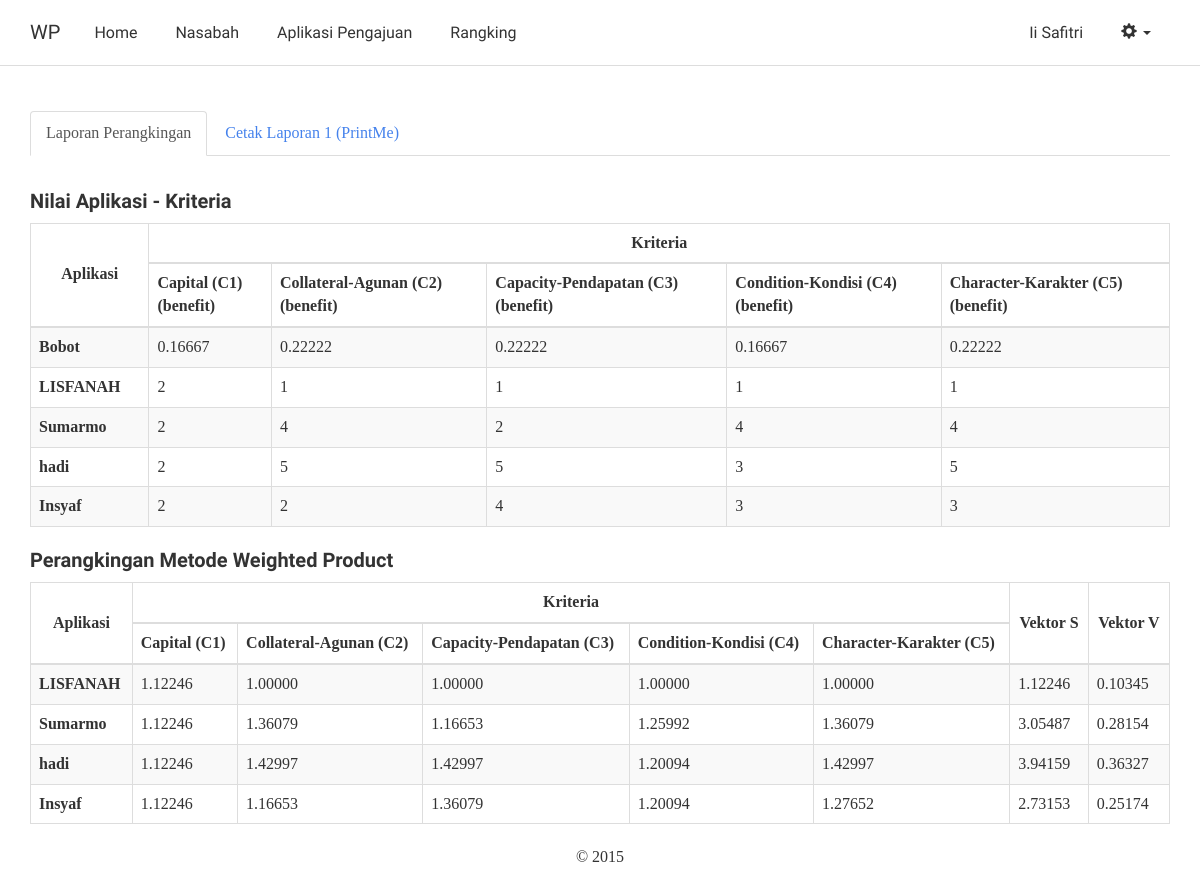
Screenshot of /laporan.php (signed in) with the database file from the repository.
### tables this page shows
CREATE TABLE `wp_bobot` (
  `id_kriteria` int(11) NOT NULL,
  `nilai_bobot` double NOT NULL,
  `hasil_bobot` double NOT NULL
);

CREATE TABLE `wp_kriteria` (
  `id_kriteria` int(11) NOT NULL,
  `nama_kriteria` varchar(255) NOT NULL,
  `tipe_kriteria` varchar(10) NOT NULL
);

CREATE TABLE `wp_alternatif` (
  `id_alternatif` int(11) NOT NULL,
  `nama_alternatif` varchar(255) NOT NULL,
  `vektor_s` double NOT NULL,
  `vektor_v` double NOT NULL,
  `id_nasabah` int(11) NOT NULL,
  `id_pengajuan` int(11) NOT NULL,
  `tgl` date NOT NULL
);

CREATE TABLE `wp_rangking` (
  `id_alternatif` int(11) NOT NULL,
  `id_kriteria` int(11) NOT NULL,
  `nilai_rangking` double NOT NULL,
  `nilai_normalisasi` double NOT NULL
);

### includes/bobot.inc.php (called while the page is built, shortened)
<?php
class Bobot{
	private $conn;
	private $table_name = "wp_bobot";
	public function __construct($db){
		$this->conn = $db;
	}
	function readAll(){
		$query = "SELECT * FROM ".$this->table_name." a, wp_kriteria b where a.id_kriteria=b.id_kriteria ORDER BY a.id_kriteria ASC";
		$stmt = $this->conn->prepare( $query );
		$stmt->execute();
		return $stmt;
	}
}
?>

### includes/alternatif.inc.php (called while the page is built, shortened)
<?php
class Alternatif{
	private $conn;
	private $table_name = "wp_alternatif";
	public function __construct($db){
		$this->conn = $db;
	}
	function readAll(){
		$query = "SELECT a.*, n.nama, p.nama AS nama_pengajuan FROM ".$this->table_name." AS a INNER JOIN wp_nasabah AS n ON a.id_nasabah=n.id_nasabah INNER JOIN wp_pengajuan AS p ON a.id_pengajuan=p.id_pengajuan ORDER BY a.id_alternatif ASC";
		$stmt = $this->conn->prepare( $query );
		$stmt->execute();
		return $stmt;
	}
}
?>

### includes/rangking.inc.php (called while the page is built, shortened)
<?php
class Rangking{
	private $conn;
	private $table_name = "wp_rangking";
	public function __construct($db){
		$this->conn = $db;
	}
	function readR($a){
		$query = "SELECT * FROM wp_alternatif a, wp_kriteria b, wp_rangking c, wp_bobot d where b.id_kriteria=d.id_kriteria and a.id_alternatif=c.id_alternatif and b.id_kriteria=c.id_kriteria and c.id_alternatif='$a'";
		$stmt = $this->conn->prepare( $query );
		$stmt->execute();
		return $stmt;
	}
	function readMax(){
		$query = "SELECT sum(vektor_s) as mnr1 FROM wp_alternatif";
		$stmt = $this->conn->prepare( $query );
		$stmt->execute();
		return $stmt;
	}
	function readHasil1($a){
		$query = "SELECT EXP(SUM(LOG(coalesce(nilai_normalisasi,1)))) as bbn FROM " . $this->table_name . " WHERE id_alternatif='$a' limit 0,1";
		$stmt = $this->conn->prepare( $query );
		$stmt->execute();
		return $stmt;
	}
}
?>

### laporan.php (the view, shortened to what this page needs)
<?php
$config = new Config();
$db = $config->getConnection();
?>
<!DOCTYPE html>
<html lang="en">
  <head>
    <link href="css/bootstrap.min.css" rel="stylesheet">
    <link href="css/dataTables.bootstrap.min.css" rel="stylesheet">
  </head>
  <body>
	<nav class="navbar navbar-inverse navbar-static-top">
	  <div class="container">
		<div class="navbar-header">
		  <a class="navbar-brand" href="index.php">WP</a>
		</div>
		<div class="collapse navbar-collapse" id="bs-example-navbar-collapse-1">
		  <ul class="nav navbar-nav">
			<li><a href="index.php">Home</a></li>
			<li><a href="nasabah.php">Nasabah</a></li>
			<li><a href="alternatif.php">Aplikasi Pengajuan</a></li>
			<li><a href="rangking.php">Rangking</a></li>
		  </ul>
		  <ul class="nav navbar-nav navbar-right">
			<li><a href="profil.php"><?php echo $_SESSION['nama_lengkap'] ?></a></li>
			<li class="dropdown">
			  <a href="#" class="dropdown-toggle" data-toggle="dropdown" role="button" aria-haspopup="true" aria-expanded="false"><span class="glyphicon glyphicon-cog"></span> <span class="caret"></span></a>
			</li>
		  </ul>
		</div>
	  </div>
	</nav>
    <div id="container" class="container">
<?php
include_once 'includes/alternatif.inc.php';
$pro1 = new Alternatif($db);
$stmt1 = $pro1->readAll();
$stmt1x = $pro1->readAll();
include_once 'includes/bobot.inc.php';
$pro2 = new Bobot($db);
$stmt2 = $pro2->readAll();
$stmt2x = $pro2->readAll();
$stmt2y = $pro2->readAll();
include_once 'includes/rangking.inc.php';
$pro = new Rangking($db);
?>
	<br/>
	<div>
	  <ul class="nav nav-tabs" role="tablist">
	    <li role="presentation" class="active"><a href="#rangking" aria-controls="rangking" role="tab" data-toggle="tab">Laporan Perangkingan</a></li>
	    <li role="presentation" style="cursor: pointer;"><a id="cetak" role="tab">Cetak Laporan 1 (PrintMe)</a></li>
	  </ul>
	  <div class="tab-content">
	    <div role="tabpanel" class="tab-pane active" id="rangking">
	    	<br/>
	    	<h4>Nilai Aplikasi - Kriteria</h4>
			<table width="100%" class="table table-striped table-bordered">
		        <thead>
		            <tr>
		                <th rowspan="2" style="vertical-align: middle" class="text-center">Aplikasi</th>
		                <th colspan="<?php echo $stmt2x->rowCount(); ?>" class="text-center">Kriteria</th>
		            </tr>
		            <tr>
		            <?php
					while ($row2x = $stmt2x->fetch(PDO::FETCH_ASSOC)){
					?>
		                <th><?php echo $row2x['nama_kriteria'] ?><br/>(<?php echo $row2x['tipe_kriteria'] ?>)</th>
		            <?php
					}
					?>
		            </tr>
		        </thead>
		        <tbody>
					<tr>
		                <th>Bobot</th>
		                <?php
		                while ($row2y = $stmt2y->fetch(PDO::FETCH_ASSOC)){
						?>
		                <td>
		                	<?php
		                	echo number_format($row2y['hasil_bobot'], 5, '.', ',');
		                	?>
		                </td>
		                <?php
		                }
						?>
		            </tr>
		<?php
		while ($row1x = $stmt1x->fetch(PDO::FETCH_ASSOC)){
		?>
		            <tr>
		                <th><?php echo $row1x['nama_alternatif'] ?></th>
		                <?php
		                $ax= $row1x['id_alternatif'];
						$stmtrx = $pro->readR($ax);
						while ($rowrx = $stmtrx->fetch(PDO::FETCH_ASSOC)){
						?>
		                <td>
		                	<?php
		                	echo $rowrx['nilai_rangking'];
		                	?>
		                </td>
		                <?php
		                }
						?>
		            </tr>
		<?php
		}
		?>
		        </tbody>
		    </table>
	    	<h4>Perangkingan Metode Weighted Product</h4>
			<table width="100%" class="table table-striped table-bordered">
		        <thead>
		            <tr>
		                <th rowspan="2" style="vertical-align: middle" class="text-center">Aplikasi</th>
		                <th colspan="<?php echo $stmt2->rowCount(); ?>" class="text-center">Kriteria</th>
		                <th rowspan="2" style="vertical-align: middle" class="text-center">Vektor S</th>
		                <th rowspan="2" style="vertical-align: middle" class="text-center">Vektor V</th>
		            </tr>
		            <tr>
		            <?php
					while ($row2 = $stmt2->fetch(PDO::FETCH_ASSOC)){
					?>
		                <th><?php echo $row2['nama_kriteria'] ?></th>
		            <?php
					}
					?>
		            </tr>
		        </thead>
		        <tbody>
		<?php
		while ($row1 = $stmt1->fetch(PDO::FETCH_ASSOC)){
		?>
		            <tr>
		                <th><?php echo $row1['nama_alternatif'] ?></th>
		                <?php
		                $a= $row1['id_alternatif'];
						$stmtr = $pro->readR($a);
						while ($rowr = $stmtr->fetch(PDO::FETCH_ASSOC)){
							$b = $rowr['id_kriteria'];
							$tipe = $rowr['tipe_kriteria'];
							$bobot = $rowr['hasil_bobot'];
						?>
		                <td>
		                	<?php
		                	if($tipe=='benefit'){
		                		$nor = pow($rowr['nilai_rangking'],$bobot);
							} else{
								$nor = pow($rowr['nilai_rangking'],-$bobot);
							}
							echo number_format($nor, 5, '.', ',');
							$pro->ia = $a;
							$pro->ik = $b;
							$pro->nn4 = $nor;
							$pro->normalisasi1();
		                	?>
		                </td>
		                <?php
		                }
						?>
						<td>
							<?php
							$stmthasil = $pro->readHasil1($a);
							$hasil = $stmthasil->fetch(PDO::FETCH_ASSOC);
							echo number_format($hasil['bbn'], 5, '.', ',');
							$pro->has1 = $hasil['bbn'];
							$pro->hasil1();
							?>
						</td>
						<td>
							<?php
							$stmtmax = $pro->readMax();
							$maxnr = $stmtmax->fetch(PDO::FETCH_ASSOC);
							echo number_format($hasil['bbn']/$maxnr['mnr1'], 5, '.', ',');
							$pro->has2 = $hasil['bbn']/$maxnr['mnr1'];
							$pro->hasil2();
							?>
						</td>
		            </tr>
		<?php
		}
		?>
		        </tbody>
		    </table>
	    </div>
	  </div>
	</div>
	<footer class="text-center">&copy; 2015</footer>
	</div>
  </body>
</html>

### rows the page displays
wp_bobot: id_kriteria.nama_kriteria "Capital (C1)", id_kriteria.tipe_kriteria "benefit", hasil_bobot "0.16667"
wp_bobot: id_kriteria.nama_kriteria "Collateral-Agunan (C2)", id_kriteria.tipe_kriteria "benefit", hasil_bobot "0.22222"
wp_bobot: id_kriteria.nama_kriteria "Capacity-Pendapatan (C3)", id_kriteria.tipe_kriteria "benefit", hasil_bobot "0.22222"
wp_bobot: id_kriteria.nama_kriteria "Condition-Kondisi (C4)", id_kriteria.tipe_kriteria "benefit", hasil_bobot "0.16667"
wp_bobot: id_kriteria.nama_kriteria "Character-Karakter (C5)", id_kriteria.tipe_kriteria "benefit", hasil_bobot "0.22222"
wp_alternatif: nama_alternatif "LISFANAH", wp_rangking.nilai_rangking "2", wp_rangking.nilai_rangking "1", wp_rangking.nilai_rangking "1.12246", wp_rangking.nilai_rangking "1.00000", bbn "1.12246", mnr1 "0.10345"
wp_alternatif: nama_alternatif "Sumarmo", wp_rangking.nilai_rangking "2", wp_rangking.nilai_rangking "4", wp_rangking.nilai_rangking "1.12246", wp_rangking.nilai_rangking "1.36079", wp_rangking.nilai_rangking "1.16653", wp_rangking.nilai_rangking "1.25992", bbn "3.05487", mnr1 "0.28154"
wp_alternatif: nama_alternatif "hadi", wp_rangking.nilai_rangking "2", wp_rangking.nilai_rangking "5", wp_rangking.nilai_rangking "3", wp_rangking.nilai_rangking "1.12246", wp_rangking.nilai_rangking "1.42997", wp_rangking.nilai_rangking "1.20094", bbn "3.94159", mnr1 "0.36327"
wp_alternatif: nama_alternatif "Insyaf", wp_rangking.nilai_rangking "2", wp_rangking.nilai_rangking "4", wp_rangking.nilai_rangking "3", wp_rangking.nilai_rangking "1.12246", wp_rangking.nilai_rangking "1.16653", wp_rangking.nilai_rangking "1.36079", wp_rangking.nilai_rangking "1.20094", wp_rangking.nilai_rangking "1.27652", bbn "2.73153", mnr1 "0.25174"

### other values shown
$_SESSION['nama_lengkap'] "Ii Safitri"
